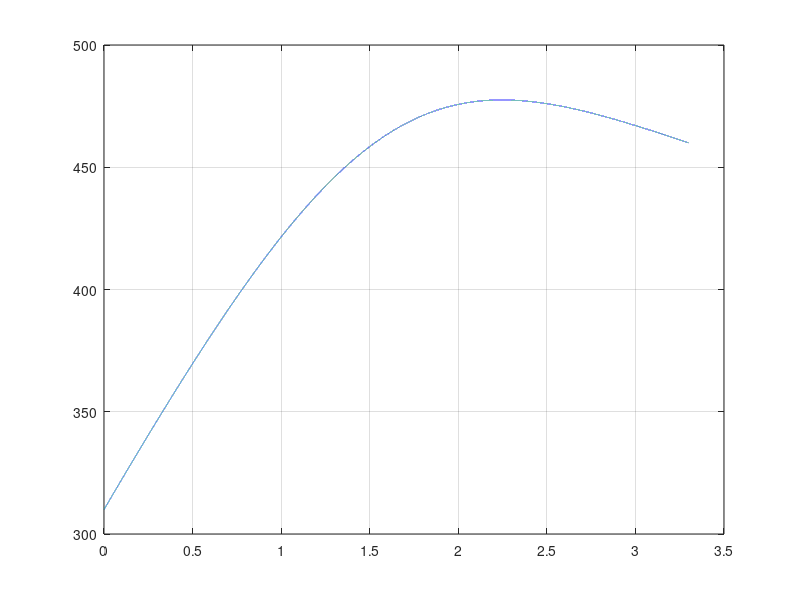

Source code (MATLAB):
clear all
close all
clc

L = 3.3;
N = 14;
T0 = 310;
TL = 460;

fel = 1;
a = 4;
tempNuvarande = 0;
iteration = 1;

while abs(fel)>1e-7 
    
    h = L/(N+1);
    xyttre = [0:h:L]';
    x = (xyttre(2:end-1));
    
    k =@(x) 3+x./5;
    f1 =@(w) (k(w)/(h^2))+ 1/(10*h);
    f2 =@(r) (-2*k(r))./(h^2);
    f3 =@(u) (k(u)/(h^2))-1/(10*h);
    
    A = [f3(xyttre(3:end)) f2(x) f1(xyttre(1:end-2))];
    
    A = spdiags(A, -1:1, N, N);
    
    Q = @(x) 265*exp(-((x-(L/2))).^2);
    
    b = -Q(x);
    b(1) = -Q(x(1))-f3(x(1))*T0;
    b(N) = -Q(x(1))-f1(x(N))*TL;
    
    T = A\b;
 
    
    tempNy = T(4*(2^iteration));
    index = 4*(2^iteration);
    
    xt = x(4*(2^iteration));
    
    fel = tempNy - tempNuvarande; 
    tempNuvarande = tempNy;
    N = N*2+1;
    iteration = iteration+1;
end

y = [T0;T;TL];

plot(xyttre, y); grid on;


% c
% Vi delar in 3.3 i 10 lika stora delar vilket s�ledes delar in intervallet
% i steg om 0.33 steg.
% Detta innebär att den sökta temperaturen vid x=2.31 återfinns
% vid det 7:e steget.
% Genom detta undviker man onödigt många iterationer.

% d)
% Anledningen till att det kan vara svårt att med denna metod avgöra den 
% maximala temperaturen i staven är att feltermen som avgår när vi nått
% vårt sökta värde kan ge missvisande svar då det inte går att skapa
% rätlinje genom denna punkt, då den ligger som en topp.


